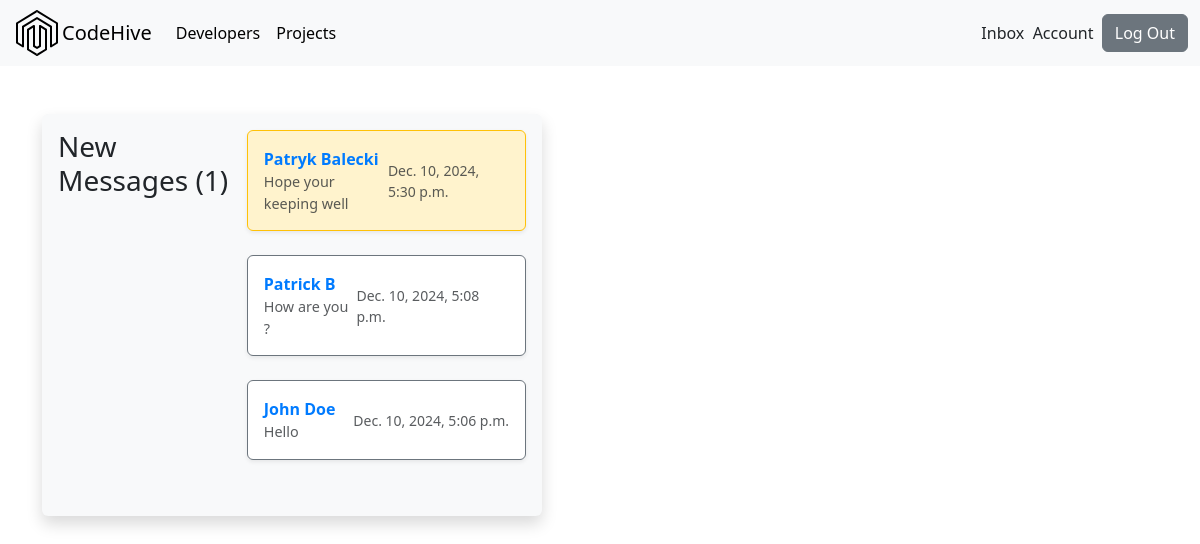
The page /inbox/ (signed in) on the database its author committed.
### users/models.py (models this page shows, shortened)
class Message(models.Model):
    sender = models.ForeignKey(Profile, on_delete=models.SET_NULL, null=True, blank=True)
    recipient = models.ForeignKey(Profile, on_delete=models.SET_NULL, null=True, blank=True, related_name="messages")
    name = models.CharField(max_length=200, null=True, blank=True)
    email = models.EmailField(max_length=200, null=True, blank=True)
    subject = models.CharField(max_length=200, null=True, blank=True)
    body = models.TextField()
    is_read = models.BooleanField(default=False, null=True)
    created = models.DateTimeField(auto_now_add=True)
    id = models.UUIDField(default=uuid.uuid4, unique=True,primary_key=True, editable=False)
    class Meta:
        ordering = ['is_read', '-created']

### users/views.py (the view)
# urls.py: path('inbox/', views.inbox, name="inbox"),
@login_required(login_url='login')
def inbox(request):
    profile = request.user.profile
    messageRequests = profile.messages.all()
    unreadCount = messageRequests.filter(is_read=False).count()
    context = {'messageRequests': messageRequests, 'unreadCount': unreadCount}
    return render(request, 'users/inbox.html', context)

### users/templates/users/inbox.html
{% extends 'main.html' %}
{% block content %}
<main class="inbox py-5">
    <div class="container">
      <div class="content-box bg-light p-3 rounded shadow">
        <h3 class="inbox-title mb-4">
          New Messages (<span>{{ unreadCount }}</span>)
        </h3>
        <ul class="messages list-unstyled">
          {% for message in messageRequests %}
          {% if message.is_read == False %}
          <li class="message message-unread">
            {% else %}
          <li class="message">
            {% endif %}
          <li class="message mb-4 {% if not message.is_read %}bg-warning-light border-warning{% else %}bg-white border-secondary{% endif %} border rounded p-3 shadow-sm">
            <a href="{% url 'message' message.id %}" class="text-decoration-none text-dark d-flex justify-content-between align-items-center">
              <div>
                <span class="message__author fw-bold">{{ message.name }}</span>
                <span class="message__subject d-block text-muted">{{ message.subject }}</span>
              </div>
              <span class="message__date text-muted small">{{ message.created }}</span>
            </a>
          </li>
          {% endfor %}
        </ul>
      </div>
    </div>
  </main>
{% endblock content %}

### static/styles/main.css (style rules this page uses)
.content-box { max-width: 600px; width: 100%; border-radius: 10px; }
.container { max-width: 600px; }
.content-box { max-width: 600px; background-color: #ffffff; border-radius: 8px; box-shadow: 0 4px 6px rgba(0, 0, 0, 0.1); }
.content-box { max-width: 600px; background-color: #fff; border-radius: 10px; box-shadow: 0 4px 6px rgba(0, 0, 0, 0.1); }
.content-box { max-width: 400px; border-radius: 10px; box-shadow: 0 4px 6px rgba(0, 0, 0, 0.1); }
.inbox { max-height: 70vh; }
.content-box { display: flex; border-radius: 10px; box-shadow: 0 4px 6px rgba(0, 0, 0, 0.1); }
.messages .message { transition: background-color 0.3s ease, transform 0.2s ease; }
.bg-warning-light { background-color: #fff3cd !important; }
.message__author { font-size: 1rem; }
.message__subject { font-size: 0.9rem; color: #6c757d; }
.message__date { font-size: 0.8rem; }
.content-box { border-radius: 10px; box-shadow: 0 4px 6px rgba(0, 0, 0, 0.1); }
.message__author { font-size: 1rem; color: #007bff; text-decoration: none; }
.content-box { max-width: 500px; border-radius: 10px; box-shadow: 0 4px 6px rgba(0, 0, 0, 0.1); }

### rows shown on the page
Message: name "Patryk Balecki", subject "Hope your keeping well", created "Dec. 10, 2024, 5:30 p.m."
Message: name "Patrick B", subject "How are you ?", created "Dec. 10, 2024, 5:08 p.m."
Message: name "John Doe", subject "Hello", created "Dec. 10, 2024, 5:06 p.m."

### other values the page prints
{{ unreadCount }} "1"
